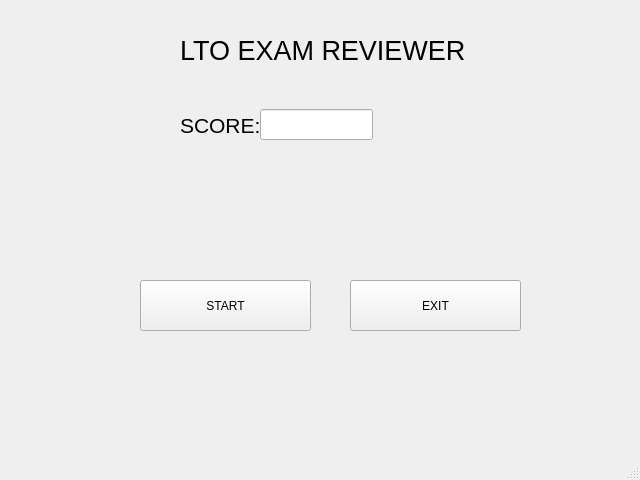
<?xml version="1.0" encoding="UTF-8"?>
<ui version="4.0">
 <class>MainWindow</class>
 <widget class="QMainWindow" name="MainWindow">
  <property name="geometry">
   <rect>
    <x>0</x>
    <y>0</y>
    <width>640</width>
    <height>480</height>
   </rect>
  </property>
  <property name="windowTitle">
   <string>MainWindow</string>
  </property>
  <widget class="QWidget" name="centralwidget">
   <widget class="QLabel" name="score_label">
    <property name="geometry">
     <rect>
      <x>180</x>
      <y>90</y>
      <width>161</width>
      <height>71</height>
     </rect>
    </property>
    <property name="font">
     <font>
      <pointsize>16</pointsize>
     </font>
    </property>
    <property name="text">
     <string>SCORE:</string>
    </property>
   </widget>
   <widget class="QLineEdit" name="score_lineEdit">
    <property name="geometry">
     <rect>
      <x>260</x>
      <y>109</y>
      <width>113</width>
      <height>31</height>
     </rect>
    </property>
   </widget>
   <widget class="QPushButton" name="start_btn">
    <property name="geometry">
     <rect>
      <x>140</x>
      <y>280</y>
      <width>171</width>
      <height>51</height>
     </rect>
    </property>
    <property name="text">
     <string>START</string>
    </property>
   </widget>
   <widget class="QPushButton" name="exit_btn">
    <property name="geometry">
     <rect>
      <x>350</x>
      <y>280</y>
      <width>171</width>
      <height>51</height>
     </rect>
    </property>
    <property name="text">
     <string>EXIT</string>
    </property>
   </widget>
   <widget class="QLabel" name="title_label">
    <property name="geometry">
     <rect>
      <x>180</x>
      <y>30</y>
      <width>301</width>
      <height>41</height>
     </rect>
    </property>
    <property name="font">
     <font>
      <pointsize>20</pointsize>
     </font>
    </property>
    <property name="text">
     <string>LTO EXAM REVIEWER</string>
    </property>
   </widget>
  </widget>
  <widget class="QStatusBar" name="statusbar"/>
 </widget>
 <resources/>
 <connections/>
</ui>
